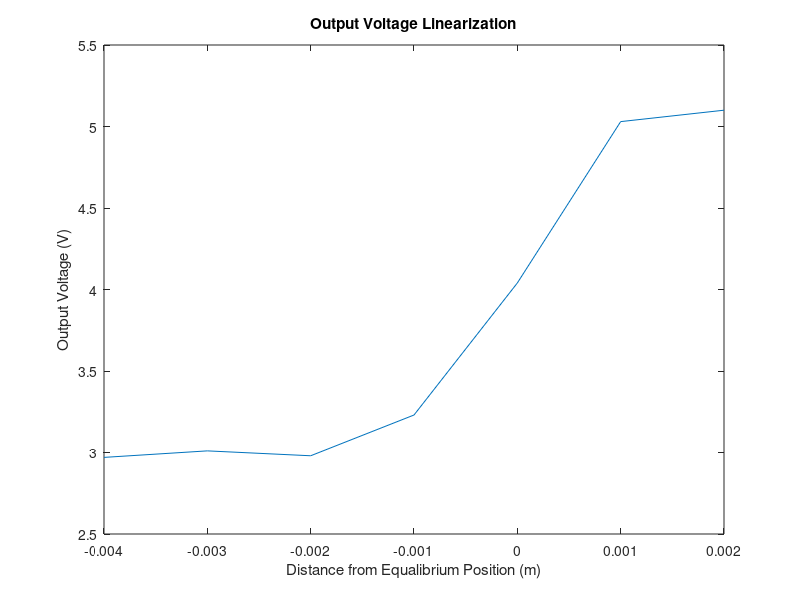
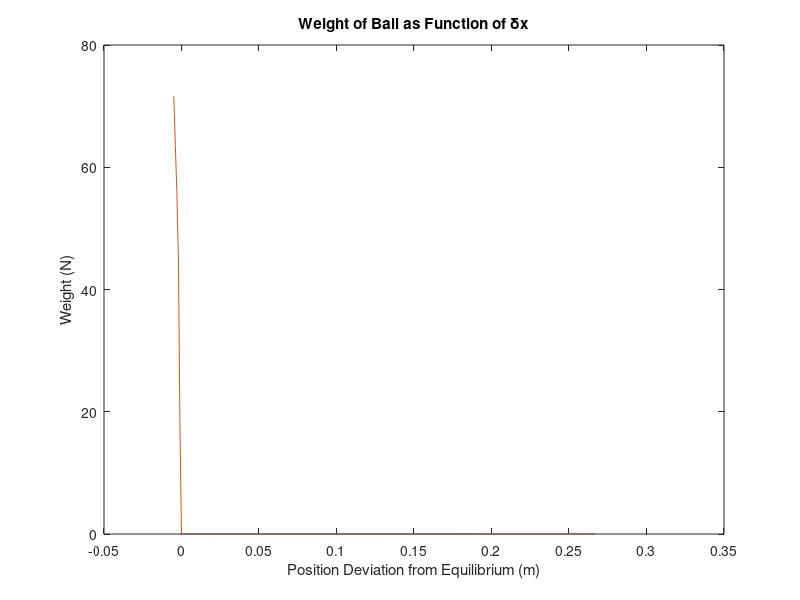

MATLAB code to generate these figures, in order:
%% Lab 5a
% distance from equilibrium position
x_from_eq = [-4 -3 -2 -1 0 1 2]; %%mm
x_from_eq = 0.001*x_from_eq; %%m
% output voltage
v = [2.97 3.01 2.98 3.23 4.04 5.03 5.10]; %%V

%% 5.2 3a
figure;
plot(x_from_eq,v)
title('Output Voltage Linearization');
xlabel('Distance from Equalibrium Position (m)');
ylabel('Output Voltage (V)');

%% 5.2 3b
% slope near equilibrium position
a = (v(6) - v(4)) / (2) %%V/m 

% Optimal Equilibrium voltage of y
v_eq = v(4) + a*0.001

%% 5.2 4d
% current monitor voltage
v_m = [-0.221 -0.234 -0.244 -0.255 -0.261]; %%V
% current
i_m = v_m * 20/3; %%A
i0 = -1.74;
i_from_eq = i_m - i0;

% mass of ball
m = [2.6 2 1.1 0.5 0]; %%g
% weight of call
w = 9.81*m*0.001;

figure
plot(i_from_eq,w)
hold on
line(i_from_eq,w)
xlabel('Current Deviation from Equilibrium (A)')
ylabel('Weight (N)')
title('Weight of Ball as Function of \deltaI')

%% 5.2 4e
% slope Ki near equilibrium current
Ki = (w(4) - w(5)) / (i_from_eq(4) - i_from_eq(5)) %%N/A

%% 5.2 5d
% delta x 
d = [0 -1 -2 -3 -4 -5]; %mm
d = d*0.001; %m
% mass
m = [0 1.8 4.6 5.7 6.5 7.3]; %%g
% weight
w = m*9.81; %%N
plot(d,w)
xlabel('Position Deviation from Equilibrium (m)')
ylabel('Weight (N)')
title('Weight of Ball as Function of \deltax')

%% 5.2 5e
% slope Kx near equilibrium position
rise = w(2) - w(1)
run = d(2) - d(1)

Kx = -(rise/run) %%N/m

%% 6
DC = 1000; % A/m
Ka = 2; %A/V
% Kc
Kc = DC/a/Ka

%% Caluclating R1, R2, and C
z_c = 1.5;
p_c = 20 * z_c; % for a pole/zero ratio of 20

R1 = 1e4/Kc
R2 = z_c * R1 / (p_c - z_c)
C = 1/(p_c*R2)